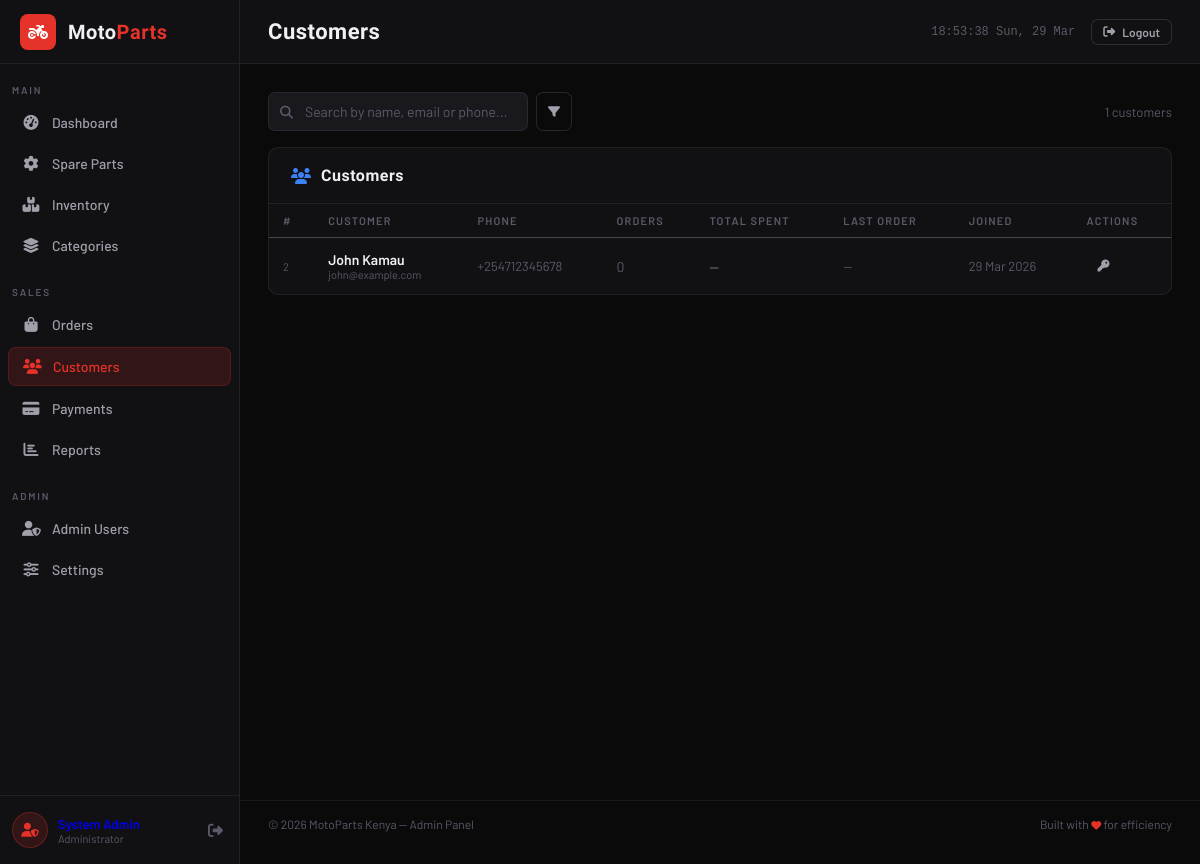
The page /admin/customers.php (signed in) on the database its author committed.
### tables this page shows
CREATE TABLE IF NOT EXISTS users (
    user_id     INT          NOT NULL AUTO_INCREMENT,
    name        VARCHAR(100) NOT NULL,
    email       VARCHAR(150) NOT NULL,
    password    VARCHAR(255) NOT NULL,
    phone       VARCHAR(20)  DEFAULT NULL,
    address     TEXT         DEFAULT NULL,
    role        ENUM('admin','customer') NOT NULL DEFAULT 'customer',
    created_at  TIMESTAMP    NOT NULL DEFAULT CURRENT_TIMESTAMP,
    updated_at  TIMESTAMP    NOT NULL DEFAULT CURRENT_TIMESTAMP ON UPDATE CURRENT_TIMESTAMP,
    PRIMARY KEY (user_id),
    UNIQUE KEY uq_email (email)
);

### admin/includes/db.php (called while the page is built, shortened)
<?php
if (!function_exists('sanitize')) {
    function sanitize($data) {
        return htmlspecialchars(strip_tags(trim((string)$data)), ENT_QUOTES, 'UTF-8');
    }
}

### admin/customers.php (the view, shortened to what this page needs)
<?php
require_once __DIR__ . '/includes/db.php';
$db = getDB();
$search  = trim($_GET['search'] ?? '');
$page    = max(1,(int)($_GET['page'] ?? 1));
$perPage = 15;
$offset  = ($page-1)*$perPage;
$where = "role='customer'";
$_r = $db->query("SELECT COUNT(*) c FROM users WHERE $where"); $total = $_r ? (int)$_r->fetch_assoc()['c'] : 0;
$customers = $db->query("
    SELECT u.*,
      (SELECT COUNT(*) FROM orders WHERE user_id=u.user_id) as order_count,
      (SELECT COALESCE(SUM(total_amount),0) FROM orders WHERE user_id=u.user_id) as total_spent,
      (SELECT MAX(order_date) FROM orders WHERE user_id=u.user_id) as last_order
    FROM users u
    WHERE $where
    ORDER BY u.created_at DESC
    LIMIT $perPage OFFSET $offset
");
require_once __DIR__ . '/includes/header.php';
?>
<div class="flex items-center justify-between mb-4">
  <form class="flex gap-2" method="GET">
    <div class="search-box">
      <input class="form-control" style="width:260px;" name="search" placeholder="Search by name, email or phone..." value="<?= htmlspecialchars($search) ?>">
    </div>
    <button class="btn btn-outline btn-sm" type="submit"><i class="fas fa-filter"></i></button>
  </form>
  <div class="text-muted text-sm"><?= number_format($total) ?> customers</div>
</div>
<div class="card">
  <div class="card-header">
    <i class="fas fa-users" style="color:var(--blue);"></i>
    <h3>Customers</h3>
  </div>
  <div class="table-wrap">
    <table>
      <thead>
        <tr>
          <th>#</th>
          <th>Customer</th>
          <th>Phone</th>
          <th>Orders</th>
          <th>Total Spent</th>
          <th>Last Order</th>
          <th>Joined</th>
          <th>Actions</th>
        </tr>
      </thead>
      <tbody>
        <?php while ($c = $customers->fetch_assoc()): ?>
        <tr>
          <td class="text-muted text-xs"><?= $c['user_id'] ?></td>
          <td>
            <div style="font-weight:600;"><?= sanitize($c['name']) ?></div>
            <div class="text-xs text-muted"><?= sanitize($c['email']) ?></div>
          </td>
          <td class="text-sm text-muted"><?= sanitize($c['phone'] ?? '—') ?></td>
          <td>
            <?php if ($c['order_count']>0): ?>
            <a href="orders.php?search=<?= urlencode($c['name']) ?>" style="color:var(--blue);font-weight:600;"><?= $c['order_count'] ?></a>
            <?php else: ?><span class="text-muted">0</span><?php endif; ?>
          </td>
          <td style="font-weight:600;">
            <?php if ($c['total_spent']>0): ?>
            <span style="color:var(--green);">KSh <?= number_format($c['total_spent']) ?></span>
            <?php else: ?><span class="text-muted">—</span><?php endif; ?>
          </td>
          <td class="text-sm text-muted">
            <?= $c['last_order'] ? date('d M Y', strtotime($c['last_order'])) : '—' ?>
          </td>
          <td class="text-sm text-muted"><?= date('d M Y', strtotime($c['created_at'])) ?></td>
          <td>
            <button class="btn btn-ghost btn-sm" title="Reset Password"
              onclick="resetPw(<?= $c['user_id'] ?>, '<?= sanitize($c['name']) ?>')">
              <i class="fas fa-key"></i>
            </button>
          </td>
        </tr>
        <?php endwhile; ?>
      </tbody>
    </table>
  </div>
</div>
<?php require_once __DIR__ . '/includes/footer.php'; ?>

### admin/includes/header.php (style rules this page uses)
*, *::before, *::after { box-sizing: border-box; margin: 0; padding: 0; }
:root { --red: #e63329; --red-dark: #b5261e; --red-glow: rgba(230,51,41,0.15); --bg: #0a0a0b; --surface: #111114; --surface-2: #18181d; --surface-3: #1e1e24; --border: rgba(255,255,255,0.07); --border-2: rgba(255,255,255,0.12); --text: #f0f0f2; --text-2: #a0a0ab; --muted: #5a5a68; --green: #22c55e; --yellow: #eab308; --blue: #3b82f6; --font-head: 'Barlow Condensed', sans-serif; --font-body: 'Barlow', sans-serif; --sidebar-w: 240px; --topbar-h: 64px; --radius: 10px; }
html, body { height: 100%; background: var(--bg); font-family: var(--font-body); color: var(--text); }
.card { background: var(--surface); border: 1px solid var(--border); border-radius: var(--radius); overflow: hidden; }
.card-header { padding: 18px 22px; border-bottom: 1px solid var(--border); display: flex; align-items: center; gap: 10px; }
.card-header h3 { font-family: var(--font-head); font-size: 16px; font-weight: 700; letter-spacing: 0.5px; flex: 1; }
.table-wrap { overflow-x: auto; }
table { width: 100%; border-collapse: collapse; font-size: 14px; }
thead tr { border-bottom: 1px solid var(--border-2); }
th { padding: 10px 14px; text-align: left; font-size: 11px; font-weight: 600; letter-spacing: 1.2px; text-transform: uppercase; color: var(--muted); white-space: nowrap; }
td { padding: 13px 14px; border-bottom: 1px solid var(--border); vertical-align: middle; }
tr:last-child td { border-bottom: none; }
.btn { display: inline-flex; align-items: center; gap: 7px; padding: 8px 16px; border-radius: 7px; font-family: var(--font-body); font-size: 13px; font-weight: 600; cursor: pointer; border: none; text-decoration: none; transition: all 0.18s; white-space: nowrap; }
.btn-outline { background: transparent; border: 1px solid var(--border-2); color: var(--text-2); }
.btn-ghost { background: transparent; color: var(--text-2); padding: 6px 10px; }
.btn-sm { padding: 5px 11px; font-size: 12px; }
.form-control { width: 100%; background: var(--surface-2); border: 1px solid var(--border); border-radius: 7px; padding: 10px 14px; font-family: var(--font-body); font-size: 14px; color: var(--text); outline: none; transition: border-color 0.2s, box-shadow 0.2s; }
.form-control::placeholder { color: var(--muted); }
.search-box { position: relative; }
.search-box input { padding-left: 36px; }
.flex { display: flex; }
.items-center { align-items: center; }
.justify-between { justify-content: space-between; }
.gap-2 { gap: 8px; }
.mb-4 { margin-bottom: 16px; }
.text-muted { color: var(--muted); }
.text-sm { font-size: 13px; }
.text-xs { font-size: 11px; }

### rows shown on the page
users: user_id "2", name "John Kamau", email "john@example.com", phone "+254712345678", created_at "29 Mar 2026"

### other values the page prints
$sec "MAIN"
$label "Dashboard"
$label "Spare Parts"
$label "Inventory"
$label "Categories"
$sec "SALES"
$label "Orders"
$label "Customers"
$label "Payments"
$label "Reports"
$sec "ADMIN"
$label "Admin Users"
$label "Settings"
$currentPage "Customers"
$total "1"
